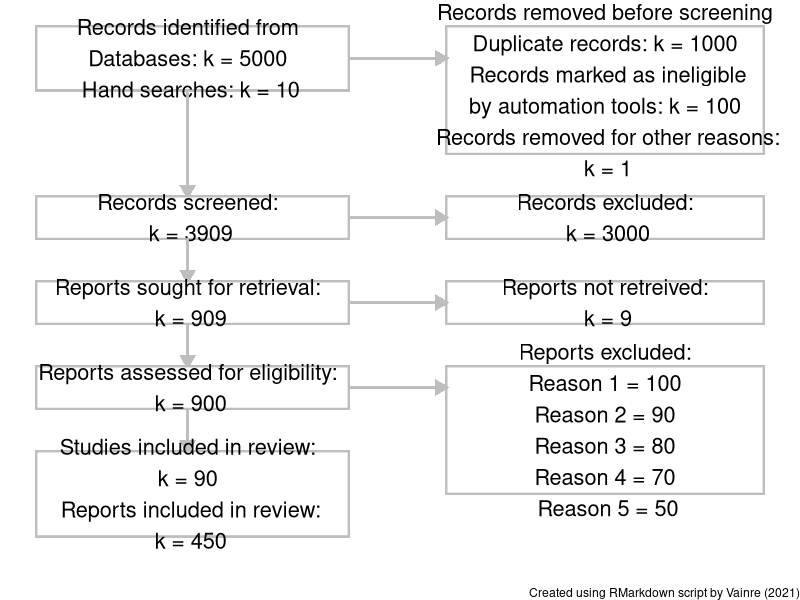
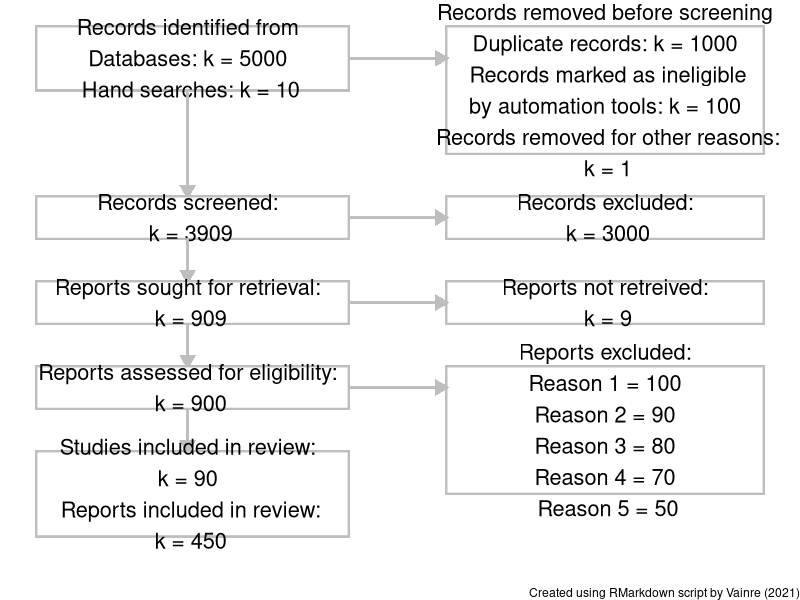

The R script that drew these images, in order:
## ---- chunk 1
library("tidyverse", "readxl", "here")

knitr::opts_chunk$set(echo = TRUE)
version <- 1

## ---- chunk 2

PRISMA_data <- read.csv(here::here("PRISMA.csv"))
## ---- chunk 3

PRISMA_data$recScreened <- PRISMA_data$records_db + PRISMA_data$handSearch - PRISMA_data$duplRec - PRISMA_data$autoIneligble - PRISMA_data$remOther
PRISMA_data$recRetr <- PRISMA_data$recScreened - PRISMA_data$screenRecExcl
PRISMA_data$repAssessed <- PRISMA_data$recRetr - PRISMA_data$recNotRetr
PRISMA_data$reportIncl <- PRISMA_data$repAssessed - PRISMA_data$exclReason1 - PRISMA_data$exclReason2 - PRISMA_data$exclReason3 - PRISMA_data$exclReason4 - PRISMA_data$exclReason6 - PRISMA_data$exclReason6 - PRISMA_data$exclReason7 

## ---- chunk 4
#Creating a working space. Grid lines are to help to align and place boxes.

#Define the size of canvas
tibble_min = 1
tibble_max = 150 #increase this if the lower part of the chart gets cut-off

#CONSORT
data <- tibble(x= tibble_min:tibble_max, y= tibble_min:tibble_max)

data %>% 
  ggplot(aes(x, y)) +
  scale_x_continuous(minor_breaks = seq(10, tibble_max, 10)) +
  scale_y_continuous(minor_breaks = seq(10, tibble_max, 10)) +
  labs(caption = "Created using RMarkdown script by Vainre (2021)") +
  theme_void() -> #for easier editing, replace this with theme_linedraw()
  p


## ---- chunk 5
#setting quality and dimensions for the image. Reduce width and height if you need more space or need to be more conservative with space
knitr::opts_chunk$set(dpi=800, fig.width = 11, fig.height = 9)

#the parameters for the flowchart
gap_bw_columns <- 10

x_col1_start <- tibble_min
x_col1_end <- tibble_max/2-gap_bw_columns
x_col1_mid <- (x_col1_end-x_col1_start)/2

x_col2_start <- x_col1_end+2*gap_bw_columns
x_col2_end <- tibble_max
x_col2_mid <- (x_col2_end-x_col2_start)/2+x_col2_start

#what's the height of a box that contains just 1 line of text?
height_y_1line <- 6 

# specify where rows start
row1 <- tibble_max                #records identified
row2 <- row1 - 8*height_y_1line   #records screened
row3 <- row2 - 4*height_y_1line   #records sought for retrieval
row4 <- row3 - 4*height_y_1line   #reports assessed for eligibility
row5 <- row4 - 4*height_y_1line   #records included in review

#Aesthetics
bordercolour <- "grey" #the colour of the borders
arrowcolour <- bordercolour #colour of the arrows (line + end)
fillcolour <- "white" #the colour of boxes
textsize <- 5.5
border_width <- 0.75
arrow_width <- border_width
arrow_size <- 3
line_spacing <- 1 

#rm(gap_bw_columns, tibble_min, tibble_max)
## ---- chunk 6
########################  IDENTIFICATION ######################## 

# Texts searched through databases
p +
  geom_rect(xmin = x_col1_start, 
            xmax = x_col1_end, 
            ymin = row1-3*height_y_1line, 
            ymax = row1, 
            colour = bordercolour,
            fill = fillcolour, 
            size = border_width ) +
  annotate('text', 
           x = x_col1_mid, 
           y = row1-3*height_y_1line/2,
           label = paste("Records identified from\n Databases: k =", PRISMA_data$records_db,"\n Hand searches: k =", PRISMA_data$handSearch),            
           size = textsize) ->
  p

#Records removed before screening

p +
  geom_rect(xmin = x_col2_start, 
            xmax = x_col2_end, 
            ymin = row1-6*height_y_1line, 
            ymax = row1, 
            colour = bordercolour,
            fill = fillcolour, 
            size = border_width ) +
  annotate('text', 
           x = x_col2_mid, 
           y = row1-3*height_y_1line,
           label = paste("Records removed before screening\n Duplicate records: k =", PRISMA_data$duplRec,"\n Records marked as ineligible\n by automation tools: k =", PRISMA_data$autoIneligble, "\n Records removed for other reasons:\n k =", PRISMA_data$remOther),            
           size = textsize) ->
  p

#Row1 -> row 2 arrows
#horisontal
p +
  geom_segment(x = x_col1_end, 
               xend = x_col2_start, 
               y = row1-1.5*height_y_1line,
               yend = row1-1.5*height_y_1line, 
               size = arrow_width,
               colour = arrowcolour,
               linejoin = "mitre", 
               lineend = "butt",
               arrow = arrow(length = unit(arrow_size, "mm"),
                             type= "closed")) +
  #down
  geom_segment(x = x_col1_mid, 
               xend = x_col1_mid,
               y = row1-3*height_y_1line,
               yend = row2,
               size = arrow_width, 
               colour = arrowcolour, 
               linejoin = "mitre", 
               lineend = "butt",
               arrow = arrow(length = unit(arrow_size, "mm"),
                             type= "closed")) ->
  p


######################## SCREENING ######################## 

#Records screened
p +
  geom_rect(xmin = x_col1_start, 
            xmax = x_col1_end, 
            ymin = row2-2*height_y_1line, 
            ymax = row2, 
            colour = bordercolour,
            fill = fillcolour, 
            size = border_width ) +
  annotate('text', 
           x = x_col1_mid, 
           y = row2-height_y_1line,
           label = paste("Records screened:\n k =", PRISMA_data$recScreened), 
           size = textsize) ->
  p


#Records excluded
p +
  geom_rect(xmin = x_col2_start, 
            xmax = x_col2_end, 
            ymin = row2-2*height_y_1line, 
            ymax = row2, 
            colour = bordercolour,
            fill = fillcolour, 
            size = border_width ) +
  annotate('text', 
           x = x_col2_mid, 
           y = row2-2*height_y_1line/2,
           label = paste("Records excluded:\n k =", PRISMA_data$screenRecExcl), 
           size = textsize) ->
  p


#Row2 -> row 3 arrows
#horisontal
p +
  geom_segment(x = x_col1_end, 
               xend = x_col2_start, 
               y = row2-height_y_1line,
               yend = row2-height_y_1line, 
               size = arrow_width, 
               colour = arrowcolour, 
               linejoin = "mitre", 
               lineend = "butt",
               arrow = arrow(length = unit(arrow_size, "mm"),
                             type= "closed")) +
  #down
  geom_segment(x = x_col1_mid, 
               xend = x_col1_mid,
               y = row2 - 2*height_y_1line, #make sure your height_y is correct
               yend = row3,
               size = arrow_width, 
               colour = arrowcolour, 
               linejoin = "mitre", 
               lineend = "butt",
               arrow = arrow(length = unit(arrow_size, "mm"),
                             type= "closed")) ->
  p

#Reports sought for retrieval
p +
  geom_rect(xmin = x_col1_start, 
            xmax = x_col1_end, 
            ymin = row3-2*height_y_1line, 
            ymax = row3, 
            colour = bordercolour,
            fill = fillcolour, 
            size = border_width ) +
  annotate('text', 
           x = x_col1_mid, 
           y = row3-height_y_1line,
           label = paste("Reports sought for retrieval:\n k =", PRISMA_data$recRetr), 
           size = textsize) ->
  p

#Records not retreived
p +
  geom_rect(xmin = x_col2_start, 
            xmax = x_col2_end, 
            ymin = row3-2*height_y_1line, 
            ymax = row3, 
            colour = bordercolour,
            fill = fillcolour, 
            size = border_width ) +
  annotate('text', 
           x = x_col2_mid, 
           y = row3-height_y_1line,
           label = paste("Reports not retreived:\n k =", PRISMA_data$recNotRetr), 
           size = textsize) ->
  p

#Row3 -> row 4 arrows
#horisontal
p +
  geom_segment(x = x_col1_end, 
               xend = x_col2_start, 
               y = row3-height_y_1line,
               yend = row3-height_y_1line, 
               size = arrow_width, 
               colour = arrowcolour, 
               linejoin = "mitre", 
               lineend = "butt",
               arrow = arrow(length = unit(arrow_size, "mm"),
                             type= "closed")) +
  #down
  geom_segment(x = x_col1_mid, 
               xend = x_col1_mid,
               y = row3-2*height_y_1line, #make sure your height_y is correct, should match the height of the box
               yend = row4,
               size = arrow_width, 
               colour = arrowcolour, 
               linejoin = "mitre", 
               lineend = "butt",
               arrow = arrow(length = unit(arrow_size, "mm"),
                             type= "closed")) ->
  p


#Reports assessed for eligibility
p +
  geom_rect(xmin = x_col1_start, 
            xmax = x_col1_end, 
            ymin = row4-2*height_y_1line, 
            ymax = row4, 
            colour = bordercolour,
            fill = fillcolour, 
            size = border_width ) +
  annotate('text', 
           x = x_col1_mid, 
           y = row4-height_y_1line,
           label = paste("Reports assessed for eligibility:\n k =", PRISMA_data$repAssessed), 
           size = textsize) ->
  p

#Reports excluded
p +
  geom_rect(xmin = x_col2_start, 
            xmax = x_col2_end, 
            ymin = row4-6*height_y_1line, 
            ymax = row4, 
            colour = bordercolour,
            fill = fillcolour, 
            size = border_width ) +
  annotate('text', 
           x = x_col2_mid, 
           y = row4-3*height_y_1line,
           label = paste("Reports excluded:\n Reason 1 =", PRISMA_data$exclReason1,"\n Reason 2 =", PRISMA_data$exclReason2,"\n Reason 3 =", PRISMA_data$exclReason3,"\n Reason 4 =", PRISMA_data$exclReason4,"\n Reason 5 =", PRISMA_data$exclReason5), 
           size = textsize) ->
  p


#Row4 -> row 5 arrows
#horisontal
p +
  geom_segment(x = x_col1_end, 
               xend = x_col2_start, 
               y = row4-height_y_1line,
               yend = row4-height_y_1line, 
               size = arrow_width, 
               colour = arrowcolour, 
               linejoin = "mitre", 
               lineend = "butt",
               arrow = arrow(length = unit(arrow_size, "mm"),
                             type= "closed")) +
  #down
  geom_segment(x = x_col1_mid, 
               xend = x_col1_mid,
               y = row4 - 2*height_y_1line, #make sure your height_y is correct, should match the height of the box
               yend = row5,
               size = arrow_width, 
               colour = arrowcolour, 
               linejoin = "mitre", 
               lineend = "butt",
               arrow = arrow(length = unit(arrow_size, "mm"),
                             type= "closed")) ->
  p

########################  INCLUDED  ######################## 

#Reports included in review
p +
  geom_rect(xmin = x_col1_start, 
            xmax = x_col1_end, 
            ymin = row5-4*height_y_1line, 
            ymax = row5, 
            colour = bordercolour,
            fill = fillcolour, 
            size = border_width ) +
  annotate('text', 
           x = x_col1_mid, 
           y = row5-2*height_y_1line,
           label = paste("Studies included in review:\n k =", PRISMA_data$studyIncl,"\n Reports included in review:\n k =", PRISMA_data$reportIncl), 
           size = textsize) ->
  p

ggsave(plot = p, "PRISMA2020.png")

p
